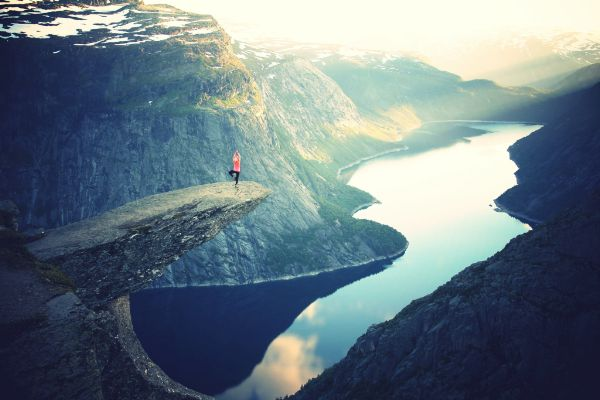
#> input picture Core-Operations/img/1.jpg, 600 x 400 px
$ python 3-Arithmetic-Operations-on-images.py
#> lines starting #> are read from the running program, lines starting #| are printed output that depends on the picture
import cv2
import numpy as np

img1 = cv2.imread('img/1.jpg')
#> img1 is the input picture: shape (400, 600, 3); mean B, G, R 131.3, 122.1, 106
img2 = cv2.imread('img/2.jpg')
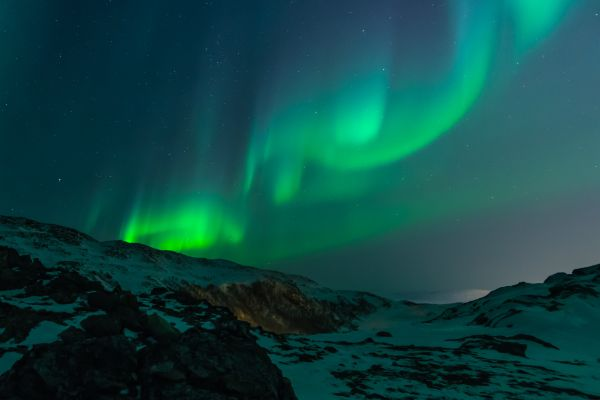
#> input picture Core-Operations/img/2.jpg, 600 x 400 px
#> img2 is the input picture: shape (400, 600, 3); mean B, G, R 69.3, 72, 15.4

dst = cv2.addWeighted(img1, 0.3, img2, 0.7, 0)
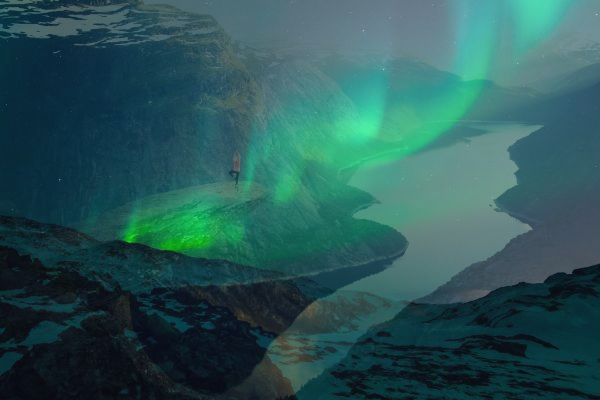
#> dst: shape (400, 600, 3); mean B, G, R 87.9, 87, 42.6

cv2.imshow('dst', dst)
cv2.waitKey(0)
cv2.destroyAllWindows()
